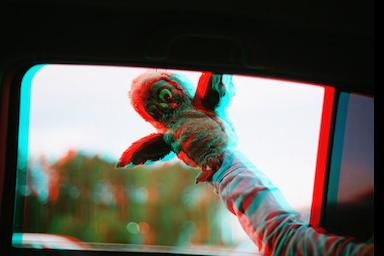

Write Python code to recreate this figure.
from PIL import Image


def makeanaglyph(filename, delta):
    im = Image.open(filename)
    pixels = im.load()
    x, y = im.size
    new_im = Image.new('RGB', (x, y))
    for i in range(x):
        if i + delta >= x:
            break
        for j in range(y):
            r, g, b = pixels[i, j]
            r_new, g_new, b_new = pixels[i + delta, j]
            new_im.putpixel((i, j), (r, g_new, b_new))
    new_im.save('anaglyph.jpg')


makeanaglyph('Рианна.jpg', 10)